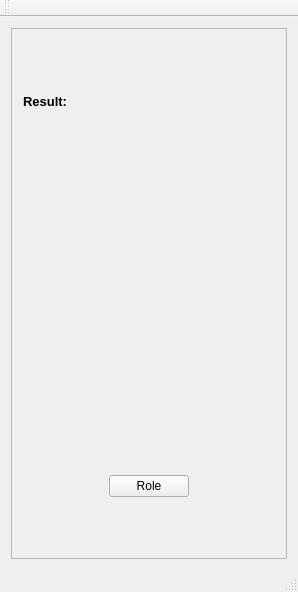
<?xml version="1.0" encoding="UTF-8"?>
<ui version="4.0">
 <class>MainWindow</class>
 <widget class="QMainWindow" name="MainWindow">
  <property name="geometry">
   <rect>
    <x>0</x>
    <y>0</y>
    <width>298</width>
    <height>592</height>
   </rect>
  </property>
  <property name="windowTitle">
   <string>Trefferzonen</string>
  </property>
  <widget class="QWidget" name="centralWidget">
   <layout class="QVBoxLayout" name="verticalLayout">
    <item>
     <widget class="QFrame" name="frame">
      <property name="frameShape">
       <enum>QFrame::StyledPanel</enum>
      </property>
      <property name="frameShadow">
       <enum>QFrame::Raised</enum>
      </property>
      <layout class="QVBoxLayout" name="verticalLayout_2">
       <item>
        <widget class="QLabel" name="label">
         <property name="font">
          <font>
           <pointsize>10</pointsize>
           <weight>75</weight>
           <bold>true</bold>
          </font>
         </property>
         <property name="text">
          <string>Result: </string>
         </property>
        </widget>
       </item>
       <item>
        <widget class="QLabel" name="label_result">
         <property name="text">
          <string/>
         </property>
        </widget>
       </item>
       <item>
        <widget class="QLabel" name="label_picture">
         <property name="text">
          <string/>
         </property>
        </widget>
       </item>
       <item>
        <widget class="QWidget" name="widget" native="true">
         <layout class="QHBoxLayout" name="horizontalLayout">
          <item>
           <spacer name="horizontalSpacer">
            <property name="orientation">
             <enum>Qt::Horizontal</enum>
            </property>
            <property name="sizeHint" stdset="0">
             <size>
              <width>40</width>
              <height>20</height>
             </size>
            </property>
           </spacer>
          </item>
          <item>
           <widget class="QPushButton" name="pushButton_role">
            <property name="text">
             <string>Role</string>
            </property>
           </widget>
          </item>
          <item>
           <spacer name="horizontalSpacer_2">
            <property name="orientation">
             <enum>Qt::Horizontal</enum>
            </property>
            <property name="sizeHint" stdset="0">
             <size>
              <width>40</width>
              <height>20</height>
             </size>
            </property>
           </spacer>
          </item>
         </layout>
        </widget>
       </item>
      </layout>
     </widget>
    </item>
   </layout>
  </widget>
  <widget class="QToolBar" name="mainToolBar">
   <attribute name="toolBarArea">
    <enum>TopToolBarArea</enum>
   </attribute>
   <attribute name="toolBarBreak">
    <bool>false</bool>
   </attribute>
  </widget>
  <widget class="QStatusBar" name="statusBar"/>
  <action name="actionTrefferzonen">
   <property name="text">
    <string>Trefferzonen</string>
   </property>
  </action>
 </widget>
 <layoutdefault spacing="6" margin="11"/>
 <resources/>
 <connections/>
</ui>
